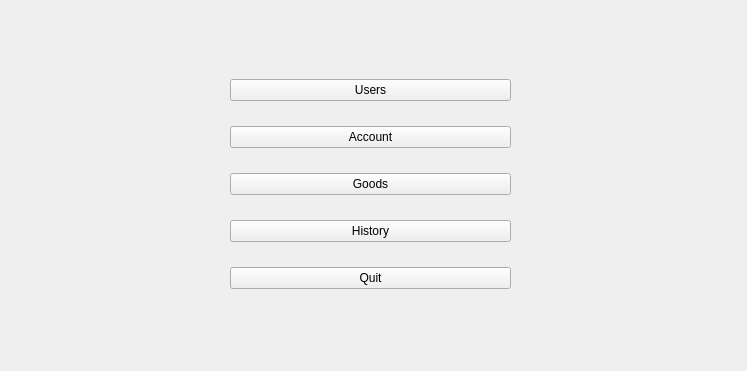
<?xml version="1.0" encoding="UTF-8"?>
<ui version="4.0">
 <class>Administrator</class>
 <widget class="QWidget" name="Administrator">
  <property name="geometry">
   <rect>
    <x>0</x>
    <y>0</y>
    <width>747</width>
    <height>371</height>
   </rect>
  </property>
  <property name="windowTitle">
   <string>Form</string>
  </property>
  <widget class="QStackedWidget" name="stackedWidget">
   <property name="geometry">
    <rect>
     <x>0</x>
     <y>0</y>
     <width>751</width>
     <height>371</height>
    </rect>
   </property>
   <widget class="QWidget" name="Navigasi">
    <widget class="QWidget" name="verticalLayoutWidget">
     <property name="geometry">
      <rect>
       <x>230</x>
       <y>60</y>
       <width>281</width>
       <height>251</height>
      </rect>
     </property>
     <layout class="QVBoxLayout" name="verticalLayout">
      <item>
       <widget class="QPushButton" name="userButton">
        <property name="text">
         <string>Users</string>
        </property>
       </widget>
      </item>
      <item>
       <widget class="QPushButton" name="accountButton">
        <property name="text">
         <string>Account</string>
        </property>
       </widget>
      </item>
      <item>
       <widget class="QPushButton" name="goodsButton">
        <property name="text">
         <string>Goods</string>
        </property>
       </widget>
      </item>
      <item>
       <widget class="QPushButton" name="historyButton">
        <property name="text">
         <string>History</string>
        </property>
       </widget>
      </item>
      <item>
       <widget class="QPushButton" name="quitButton">
        <property name="text">
         <string>Quit</string>
        </property>
       </widget>
      </item>
     </layout>
    </widget>
   </widget>
   <widget class="QWidget" name="page_2"/>
  </widget>
 </widget>
 <resources/>
 <connections/>
</ui>
